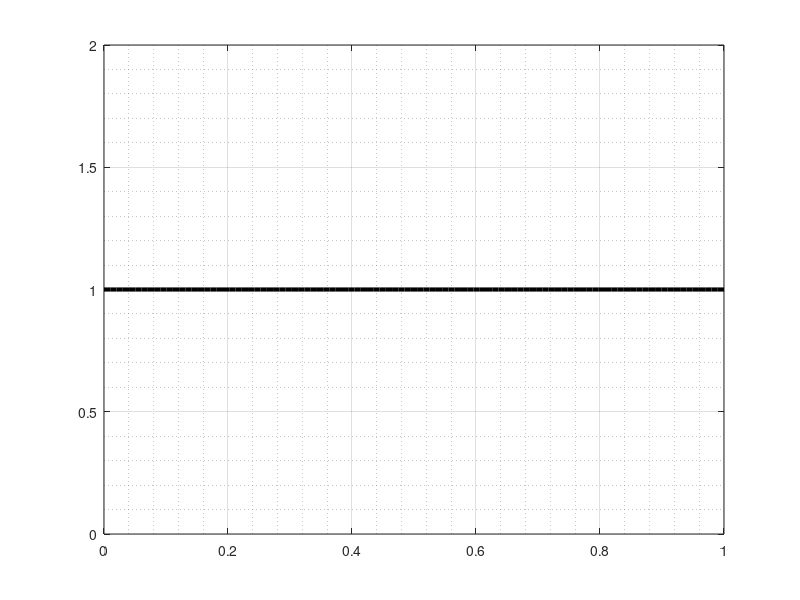

Reproduce this figure in MATLAB.
%% Diffusion

% Discretize time: 
N_t = 1e3;
t_0 = 0;
t_end = 5;
t = linspace(t_0,t_end,N_t);

% Discretize space:
N_x = 100;
x_0 = 0;
x_end = 1;
x = linspace(x_0, x_end, N_x)';
dx = x(2) - x(1);

% Parameters
k = .1;

% Differentiation Matrix:
Dxx = toeplitz([-2 1 zeros(1,N_x-2)]);
Dxx(1,2) = 2;
Dxx(end, end-1) = 2;
Dxx = k*Dxx/dx^2;



% Initial Condition
f = @(x) cos(x*2*pi) + 1;
U0 = f(x);

% Define the Right hand side:

dUdt = @(t,U) Dxx * U;

% Solve the heat equation:
tic
options = odeset('Stats', 'on');
[t,U] = ode23s(dUdt, t, U0, options);
toc


% Animation:

for i = 1: N_t

    figure(1)
    plot(x,U(i,:), 'k', 'LineWidth',3); hold off;
    if i ==1
        pause
    end
    grid on
    grid minor
    ylim([0,2])

end
